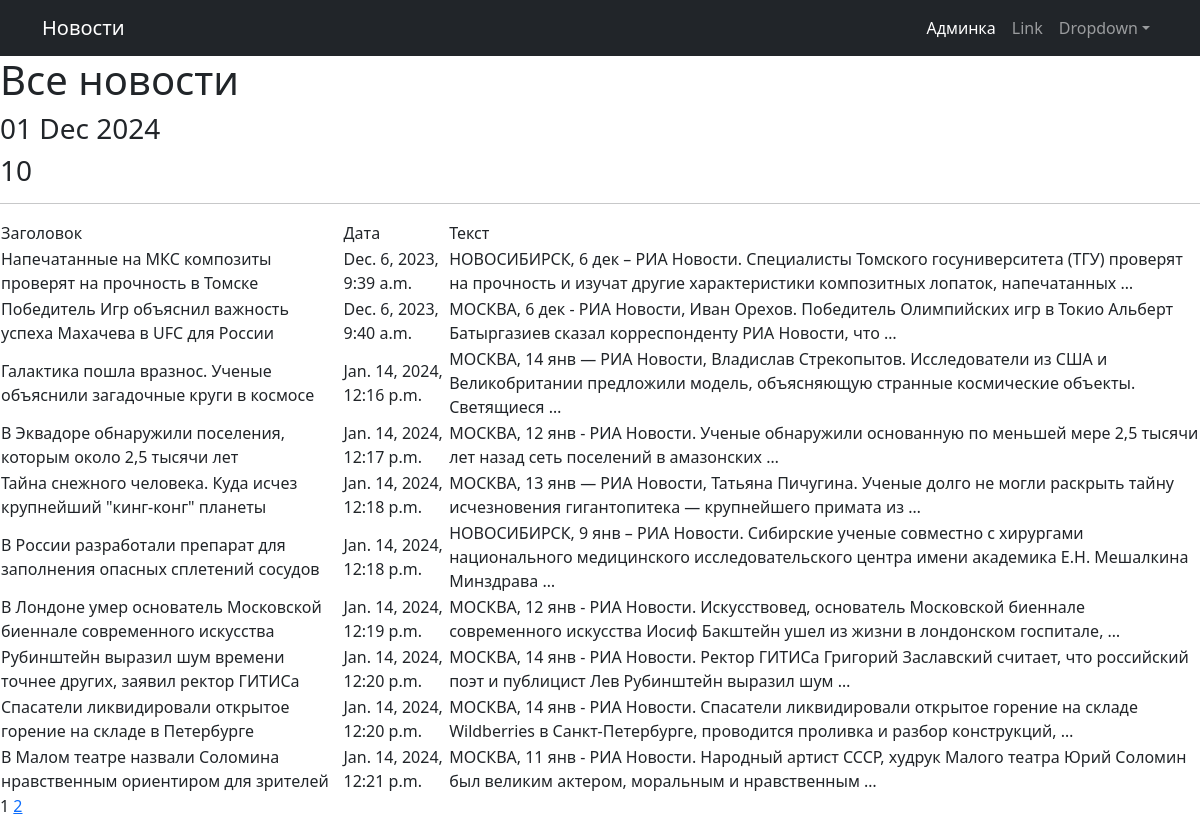
Page /news/ on the committed database.
### news/models.py (models this page shows, shortened)
class News(models.Model):
    title = models.CharField(max_length=150, verbose_name='Наименование')
    content = models.TextField(blank=True, verbose_name='Контент')
    created_at = models.DateTimeField(auto_now_add=True, verbose_name='Дата публикации')
    updated_at = models.DateTimeField(auto_now=True, verbose_name='Обновлено')
    is_published = models.BooleanField(default=True, verbose_name='Опубликовано')
    category = models.ForeignKey('Category', on_delete=models.PROTECT, null=True, verbose_name='Категория')
    views = models.IntegerField(default=0, verbose_name='Количество просмотров')

### news/views.py (the view)
# urls.py: path('', cache_page(60)(views.NewsList.as_view()), name='home'),
class NewsList(ListView):
    model = News
    ordering = 'updated_at'
    template_name = 'news.html'
    context_object_name = 'news'
    paginate_by = 10
    def get_queryset(self):
        queryset = super().get_queryset()
        self.filterset = NewsFilter(self.request.GET, queryset)
        return self.filterset.qs
    def get_context_data(self, **kwargs):
        context = super().get_context_data(**kwargs)
        context['time_now'] = datetime.utcnow()
        context['filterset'] = self.filterset
        return context

### news/templatetags/custom_filters.py (called while the page is built)
@register.filter(name='remove_obscene')
def remove_obscene(value):
    obscene_words = ['гадость', 'гадости', 'нецензурное_слово1', 'нецензурное_слово2', 'и_так_далее']
    regex_pattern = re.compile(r'\b(?:' + '|'.join(map(re.escape, obscene_words)) + r')\b', flags=re.IGNORECASE)
    value = regex_pattern.sub('', value)
    return mark_safe(value)

### news/templatetags/custom_tags.py (called while the page is built)
@register.simple_tag(takes_context=True)
def url_replace(context, **kwargs):
    d = context['request'].GET.copy()
    for k, v in kwargs.items():
        d[k] = v
    return d.urlencode()

### templates/news.html (shortened to what this page needs)
{% extends 'flatpages/default.html' %}
{% load custom_filters %}
{% load custom_tags %}
{% load cache %}
{% block content %}
    <h1>Все новости</h1>
    {% cache 300 news_list %}
    <h3>{{ time_now|date:'d M Y' }}</h3>
    <h3> {{ news|length }} </h3>
    <hr>
    {% if news %}
        <table>
            <tr>
                <td>Заголовок</td>
                <td>Дата</td>
                <td>Текст</td>
            </tr>
            {% for some_news in news %}
                <tr>
                    <td>{{ some_news.title|remove_obscene }}</td>
                    <td>{{ some_news.created_at }}</td>
                    <td>{{ some_news.content|truncatewords:20|remove_obscene }}</td>
                </tr>
            {% endfor %}
        </table>
    {% else %}
        <h2>Новостей нет</h2>
    {% endif %}
    {% endcache %}
    {% cache 60 pagination %}
    {{ page_obj.number }}
    {% if page_obj.has_next %}
        <a href="?{% url_replace page=page_obj.next_page_number %}">{{ page_obj.next_page_number }}</a>
    {% endif %}
    {% endcache %}
{% endblock content %}

### rows in the picture
News: title|remove_obscene "Напечатанные на МКС композиты проверят на прочность в Томске", created_at "Dec. 6, 2023, 9:39 a.m.", content|remove_obscene "НОВОСИБИРСК, 6 дек – РИА Новости. Специалисты Томского госуниверситета (ТГУ) проверят на прочность и изучат другие характеристики композитных лопаток, напечатанных …"
News: title|remove_obscene "Победитель Игр объяснил важность успеха Махачева в UFC для России", created_at "Dec. 6, 2023, 9:40 a.m.", content|remove_obscene "МОСКВА, 6 дек - РИА Новости, Иван Орехов. Победитель Олимпийских игр в Токио Альберт Батыргазиев сказал корреспонденту РИА Новости, что …"
News: title|remove_obscene "Галактика пошла вразнос. Ученые объяснили загадочные круги в космосе", created_at "Jan. 14, 2024, 12:16 p.m.", content|remove_obscene "МОСКВА, 14 янв — РИА Новости, Владислав Стрекопытов. Исследователи из США и Великобритании предложили модель, объясняющую странные космические объекты. Светящиеся …"
News: title|remove_obscene "В Эквадоре обнаружили поселения, которым около 2,5 тысячи лет", created_at "Jan. 14, 2024, 12:17 p.m.", content|remove_obscene "МОСКВА, 12 янв - РИА Новости. Ученые обнаружили основанную по меньшей мере 2,5 тысячи лет назад сеть поселений в амазонских …"
News: title|remove_obscene "Тайна снежного человека. Куда исчез крупнейший \"кинг-конг\" планеты", created_at "Jan. 14, 2024, 12:18 p.m.", content|remove_obscene "МОСКВА, 13 янв — РИА Новости, Татьяна Пичугина. Ученые долго не могли раскрыть тайну исчезновения гигантопитека — крупнейшего примата из …"
News: title|remove_obscene "В России разработали препарат для заполнения опасных сплетений сосудов", created_at "Jan. 14, 2024, 12:18 p.m.", content|remove_obscene "НОВОСИБИРСК, 9 янв – РИА Новости. Сибирские ученые совместно с хирургами национального медицинского исследовательского центра имени академика Е.Н. Мешалкина Минздрава …"
News: title|remove_obscene "В Лондоне умер основатель Московской биеннале современного искусства", created_at "Jan. 14, 2024, 12:19 p.m.", content|remove_obscene "МОСКВА, 12 янв - РИА Новости. Искусствовед, основатель Московской биеннале современного искусства Иосиф Бакштейн ушел из жизни в лондонском госпитале, …"
News: title|remove_obscene "Рубинштейн выразил шум времени точнее других, заявил ректор ГИТИСа", created_at "Jan. 14, 2024, 12:20 p.m.", content|remove_obscene "МОСКВА, 14 янв - РИА Новости. Ректор ГИТИСа Григорий Заславский считает, что российский поэт и публицист Лев Рубинштейн выразил шум …"
News: title|remove_obscene "Спасатели ликвидировали открытое горение на складе в Петербурге", created_at "Jan. 14, 2024, 12:20 p.m.", content|remove_obscene "МОСКВА, 14 янв - РИА Новости. Спасатели ликвидировали открытое горение на складе Wildberries в Санкт-Петербурге, проводится проливка и разбор конструкций, …"
News: title|remove_obscene "В Малом театре назвали Соломина нравственным ориентиром для зрителей", created_at "Jan. 14, 2024, 12:21 p.m.", content|remove_obscene "МОСКВА, 11 янв - РИА Новости. Народный артист СССР, худрук Малого театра Юрий Соломин был великим актером, моральным и нравственным …"

### other values in the picture
{{ time_now|date:'d M Y' }} "01 Dec 2024"
{{ news|length }} "10"
{{ page_obj.number }} "1"
{{ page_obj.next_page_number }} "2"
